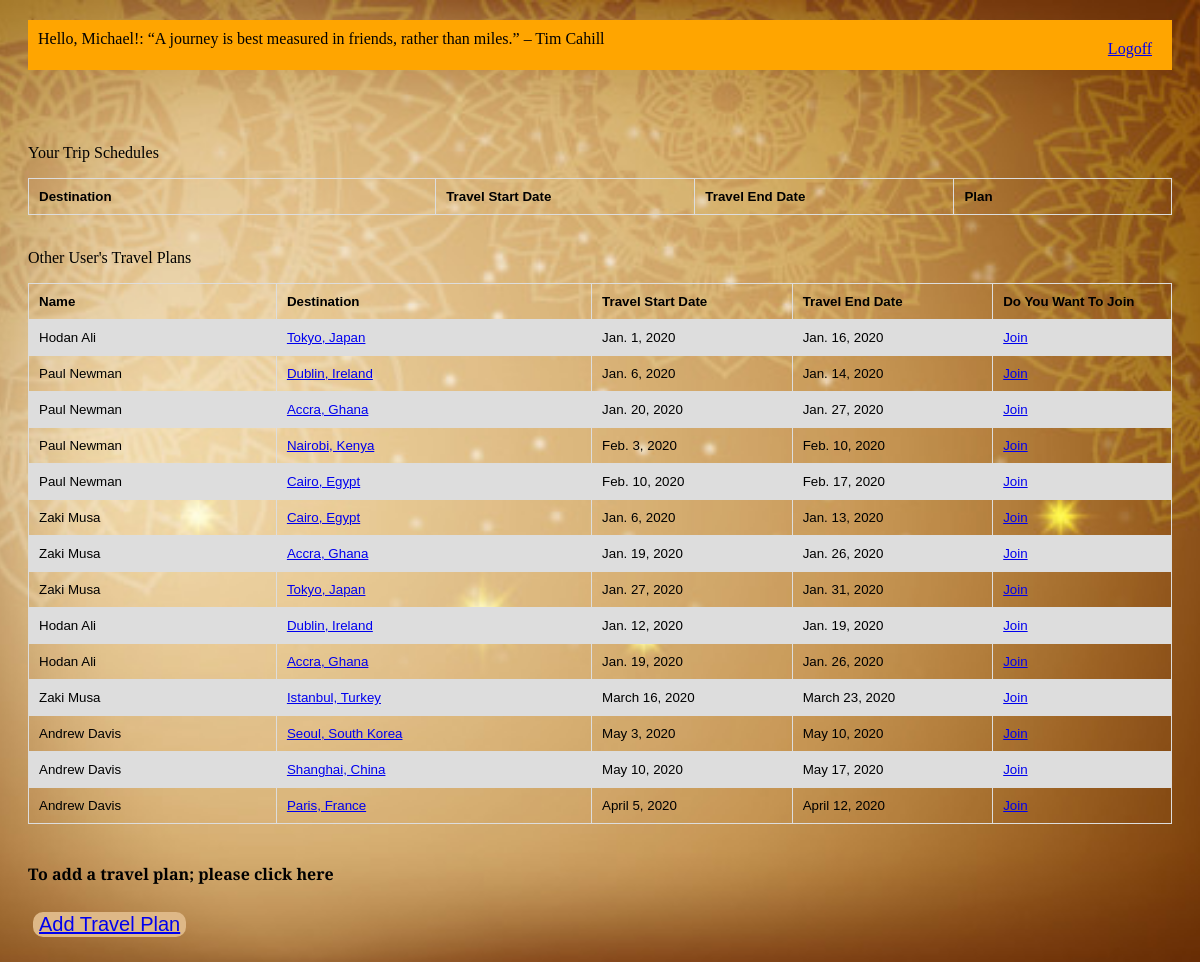
/travels (signed in), run on the app's committed database.
### travelBuddyApp/models.py (models this page shows)
class User(models.Model):
	firstName = models.CharField(max_length=255)
	lastName =  models.CharField(max_length=255)
	email = models.CharField(max_length=255)
	password = models.CharField(max_length=255)
	created_at = models.DateTimeField(auto_now_add=True)
	updated_at = models.DateTimeField(auto_now=True)
	objects = UserManager()

class Travel(models.Model):
	dest = models.CharField(max_length=255)
	plan = models.CharField(max_length=255)
	planner = models.ForeignKey(User, related_name = "trips_created", on_delete = models.CASCADE)
	isJoined = models.BooleanField(default = False)
	travelStartDate = models.DateField(null = True)
	travelEndDate = models.DateField(null = True)
	join = models.ManyToManyField(User, related_name = "trips_joined")
	created_at = models.DateTimeField(auto_now_add=True)
	updated_at = models.DateTimeField(auto_now=True)
	objects = TravelManager()

### travelBuddyApp/views.py (the view)
# urls.py: path('travels', views.travels),
def travels(request):
	loggedUser = User.objects.get(id=request.session['loggedInID'])
	context = {
		"loggedInUser" : loggedUser,
		"myPlannedTrips" : Travel.objects.filter(Q(planner = loggedUser) | Q (join = loggedUser)),
		"allUsersTravelPlans" : Travel.objects.exclude(planner=loggedUser)
		}
	return render (request, "travels.html", context)

### travelBuddyApp/templates/travels.html (shortened to what this page needs)
<!DOCTYPE html>
<html lang="en">
<head>
		{% load static %}
	<link rel="stylesheet" href="{% static 'style.css' %}">
</head>
<body class="body2">
	<div class="container2">
		<div class="header">
			<ul>
				<li class="logout"><a href="/logout">Logoff</a></li>
				<li>Hello, {{loggedInUser.firstName}}!: “A journey is best measured in friends, rather than miles.” – Tim Cahill</li>
			</ul>
		</div>
		<br>
		<p>Your Trip Schedules</p>
	 <table>
			<tr>
				<th>Destination</th>
				<th>Travel Start Date</th>
				<th>Travel End Date</th>
				<th>Plan</th>
			</tr>
	</table>
<br>
	<p>Other User's Travel Plans</p>
	<table>
			<tr>
				<th>Name</th>
				<th>Destination</th>
		 		<th>Travel Start Date</th>
		 		<th>Travel End Date</th>
		 		<th>Do You Want To Join</th>
			</tr>
		    {% for travel in allUsersTravelPlans %}
	 		<tr>
				<td>{{travel.planner.firstName}} {{travel.planner.lastName}}</td>
				<td><a href="/trips/{{travel.id}}">{{travel.dest}}</a></td>
				<td>{{travel.travelStartDate}}</td>
				<td>{{travel.travelEndDate}}</td>
				<td><a href="/jointravel/{{travel.id}}">Join</a></td>
			 </tr>
			{% endfor %}
 </table>
<br>
<h4>To add a travel plan; please click here</h4>
		<button class="button3"><a href="/travels/add">Add Travel Plan</a></button>
	</div>
</body>
</html>

### travelBuddyApp/static/style.css (style rules this page uses)
.body2 { font-family: 'Crimson Text', serif; background-image: url("mandalaPatterns.jpg"); background-position: center; background-repeat: no-repeat; background-size: cover; }
* { box-sizing: border-box; }
.header { width: auto; height: 50px; padding: 10px; background-color:orange; }
li { list-style-type: none; }
ul { margin: 0; padding: 0; overflow: hidden; }
.logout,.dash { float: right; }
table { font-family: arial, sans-serif; border-collapse: collapse; width: 100%; }
td, th { border: 1px solid #dddddd; text-align: left; padding: 8px; }
tr:nth-child(even) { background-color: #dddddd; }
.container2 { width: auto; height: 100%; padding: 10px; margin: 10px; }
.header { width: auto; padding: 10px; margin-bottom: 40px; color:black; }
.logout,.dash { float: right; margin: 10px }
td { border: 1px solid #dddddd; text-align: left; padding: 10px; font-size: smaller; }
th { border: 1px solid #dddddd; text-align: left; padding: 10px; font-size: smaller; width:50px; }
.button3 { background-color: burlywood; border: none; color: white; text-align: center; text-decoration: none; display: inline-block; font-size: 20px; border-radius: 10px; margin: 5px; }

### data on the page
User: firstName "Michael"
Travel: planner.firstName "Hodan", planner.lastName "Ali", dest "Tokyo, Japan", travelStartDate "Jan. 1, 2020", travelEndDate "Jan. 16, 2020"
Travel: planner.firstName "Paul", planner.lastName "Newman", dest "Dublin, Ireland", travelStartDate "Jan. 6, 2020", travelEndDate "Jan. 14, 2020"
Travel: planner.firstName "Paul", planner.lastName "Newman", dest "Accra, Ghana", travelStartDate "Jan. 20, 2020", travelEndDate "Jan. 27, 2020"
Travel: planner.firstName "Paul", planner.lastName "Newman", dest "Nairobi, Kenya", travelStartDate "Feb. 3, 2020", travelEndDate "Feb. 10, 2020"
Travel: planner.firstName "Paul", planner.lastName "Newman", dest "Cairo, Egypt", travelStartDate "Feb. 10, 2020", travelEndDate "Feb. 17, 2020"
Travel: planner.firstName "Zaki", planner.lastName "Musa", dest "Cairo, Egypt", travelStartDate "Jan. 6, 2020", travelEndDate "Jan. 13, 2020"
Travel: planner.firstName "Zaki", planner.lastName "Musa", dest "Accra, Ghana", travelStartDate "Jan. 19, 2020", travelEndDate "Jan. 26, 2020"
Travel: planner.firstName "Zaki", planner.lastName "Musa", dest "Tokyo, Japan", travelStartDate "Jan. 27, 2020", travelEndDate "Jan. 31, 2020"
Travel: planner.firstName "Hodan", planner.lastName "Ali", dest "Dublin, Ireland", travelStartDate "Jan. 12, 2020", travelEndDate "Jan. 19, 2020"
Travel: planner.firstName "Hodan", planner.lastName "Ali", dest "Accra, Ghana", travelStartDate "Jan. 19, 2020", travelEndDate "Jan. 26, 2020"
Travel: planner.firstName "Zaki", planner.lastName "Musa", dest "Istanbul, Turkey", travelStartDate "March 16, 2020", travelEndDate "March 23, 2020"
Travel: planner.firstName "Andrew", planner.lastName "Davis", dest "Seoul, South Korea", travelStartDate "May 3, 2020", travelEndDate "May 10, 2020"
Travel: planner.firstName "Andrew", planner.lastName "Davis", dest "Shanghai, China", travelStartDate "May 10, 2020", travelEndDate "May 17, 2020"
Travel: planner.firstName "Andrew", planner.lastName "Davis", dest "Paris, France", travelStartDate "April 5, 2020", travelEndDate "April 12, 2020"
